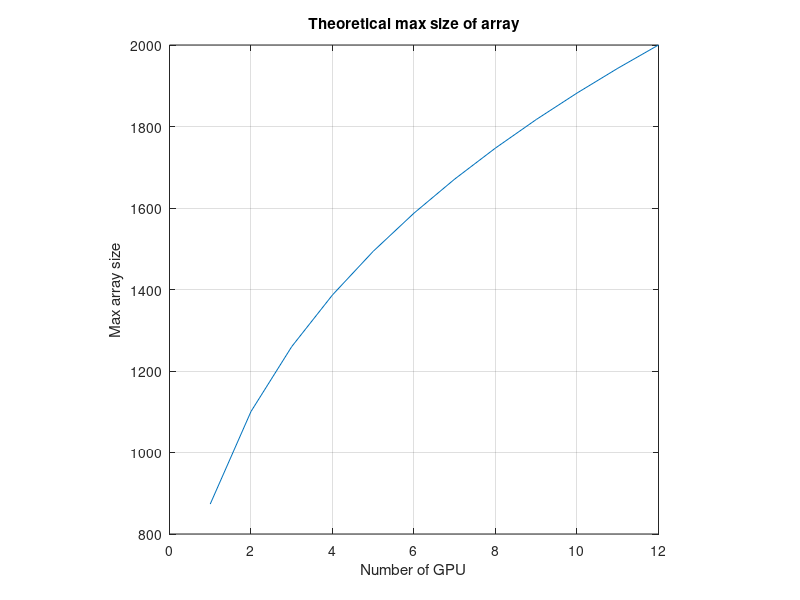

MATLAB code to generate this figure: (Note: this script raises an error after producing the figure.)
close all;
f = @(n) (n.*16.*1e9./(3*8)).^(1/3);
plot(1:12,f(1:12))
axis square;
xlabel('Number of GPU');
ylabel('Max array size');
title('Theoretical max size of array');
grid on
L = get(gca,'Children');
L.LineWidth = 2;
set(gcf,'Name','maxarraysize')
ExportFigures([],'../figures');